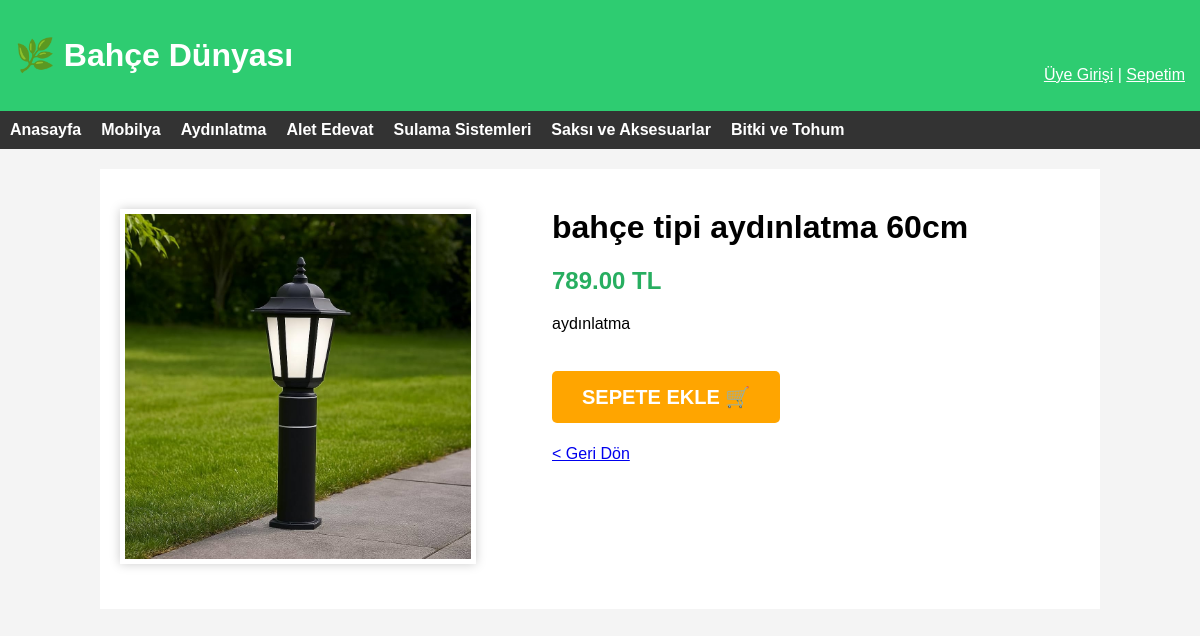
The page /urun_detay.php?id=2 on the database its author committed.
### tables this page shows
CREATE TABLE IF NOT EXISTS `kategoriler` (
  `id` int NOT NULL AUTO_INCREMENT,
  `kategori_adi` varchar(100) NOT NULL,
  `ust_id` int DEFAULT '0',
  PRIMARY KEY (`id`)
);

CREATE TABLE IF NOT EXISTS `urunler` (
  `id` int NOT NULL AUTO_INCREMENT,
  `kategori_id` int NOT NULL,
  `urun_adi` varchar(255) NOT NULL,
  `fiyat` decimal(10,2) NOT NULL,
  `aciklama` text,
  `resim` varchar(255) DEFAULT 'yok.jpg',
  PRIMARY KEY (`id`)
);

### urun_detay.php (the view, shortened to what this page needs)
<?php
include 'ust_kisim.php';
$id = $_GET['id'];
$sor = mysqli_query($baglanti, "SELECT * FROM urunler WHERE id='$id'");
$urun = mysqli_fetch_assoc($sor);
?>
<div style="margin-top:20px;">
    <div style="float:left; width:40%;">
        <img src="resimler/<?php echo $urun['resim']; ?>" width="90%" style="border:5px solid #fff; box-shadow:0 0 10px #ccc;">
    </div>
    <div style="float:right; width:55%;">
        <h1 style="margin-top:0;"><?php echo $urun['urun_adi']; ?></h1>
        <h2 style="color:#27ae60;"><?php echo $urun['fiyat']; ?> TL</h2>
        <p><?php echo $urun['aciklama']; ?></p>
        <br><br>
        <a href="sepet_ekle.php?id=<?php echo $urun['id']; ?>"
           style="background:orange; color:white; padding:15px 30px; text-decoration:none; font-size:20px; font-weight:bold; border-radius:5px;">
           SEPETE EKLE 🛒
        </a>
        <br><br><br>
        <a href="index.php">< Geri Dön</a>
    </div>
    <div style="clear:both;"></div> </div>
</div> </body>
</html>

### ust_kisim.php (shortened to what this page needs)
<?php
include 'baglan.php';
?>
<!DOCTYPE html>
<html lang="tr">
<head>
</head>
<body>
<header>
    <h1>🌿 Bahçe Dünyası</h1>
    <div style="float:right; margin-top:-30px;">
        <?php if(isset($_SESSION['uye_id'])): ?>
            Hoşgeldin, <?php echo $_SESSION['uye_ad']; ?> | <a href="cikis.php" style="color:white;">Çıkış</a>
        <?php else: ?>
            <a href="giris.php" style="color:white;">Üye Girişi</a>
        <?php endif; ?>
        | <a href="sepet.php" style="color:white;">Sepetim</a>
    </div>
</header>
<div class="menu">
    <a href="index.php">Anasayfa</a>
    <?php
    $kategori_sor = mysqli_query($baglanti, "SELECT * FROM kategoriler WHERE ust_id = 0");
    while($kat = mysqli_fetch_assoc($kategori_sor)) {
        echo '<a href="kategori.php?id='.$kat['id'].'">'.$kat['kategori_adi'].'</a>';
    }
    ?>
</div>
<div class="container">

### ust_kisim.php (style rules this page uses)
body { font-family: Arial, sans-serif; margin: 0; padding: 0; background: #f4f4f4; }
header { background: #2ecc71; color: white; padding: 15px; }
.menu { display: flex; gap: 20px; background: #333; padding: 10px; }
.menu a { color: white; text-decoration: none; font-weight: bold; }
.container { width: 80%; margin: 20px auto; background: white; padding: 20px; min-height: 400px; }

### rows shown on the page
kategoriler: kategori_adi "Mobilya"
kategoriler: kategori_adi "Aydınlatma"
kategoriler: kategori_adi "Alet Edevat"
kategoriler: kategori_adi "Sulama Sistemleri"
kategoriler: kategori_adi "Saksı ve Aksesuarlar"
kategoriler: kategori_adi "Bitki ve Tohum"
urunler: resim (picture), urun_adi "bahçe tipi aydınlatma 60cm", fiyat "789.00", aciklama "aydınlatma"
